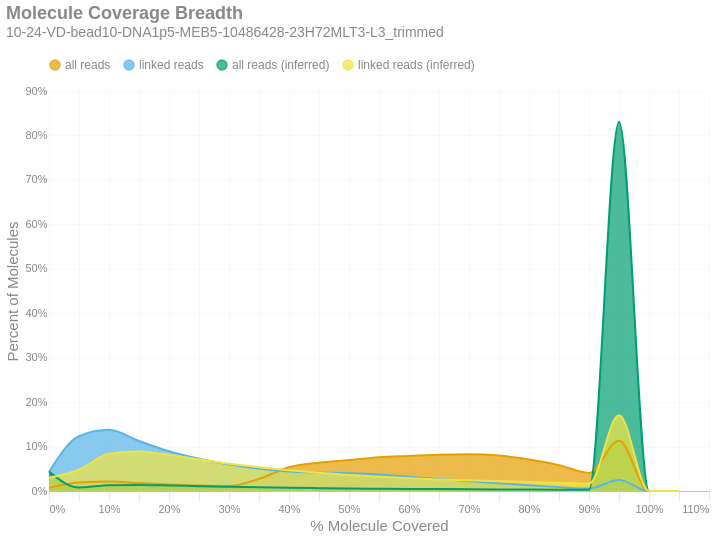

The code cell stored with this chart in its notebook:
### Markdown cell above
### Molecule Read Coverage
This chart shows molecule coverage breadth as computed by the number of bases aligned to that molecule. In other words, "*how much of each unique long molecule is actually sequenced/aligned?*" Keep in mind there is a distinction between sequences and alignments, since some sequences belonging to a particular molecule may not align well and wouldn't appear in the alignment data. This chart also shows molecule coverage breadth as computed by the *inferred fragment* from which the aligned sequences originate. Unlike read coverage, this calculation takes into account the total insert size, including unsequenced gaps between the forward and reverse reads.

### Code cell
if SKIPLR:
    print_html(f"Skipped")
else:
    binned_df = consolidated_hist(valids['coverage_bp'], mask, 0.05, True)
    binned_df_inf = consolidated_hist(valids['coverage_inserts'], mask, 0.05, True)
    binned_df['all reads (inferred)'] = binned_df_inf['all reads']
    binned_df['linked reads (inferred)'] = binned_df_inf['linked reads']
    with SafeRender(binned_df):
        (
            density_plot(binned_df, 'Molecule Coverage Breadth', samplename, 'molcov', ['all reads (inferred)','linked reads (inferred)'])
            .encode(
                x=alt.X('bin:Q', title="% Molecule Covered").axis(format = '%'),
                y=alt.Y('value:Q', title='Percent of Molecules')
                    .axis(format='%')
                    .stack(False),
                color=alt.Color("key:N").scale(domain = ["all reads", "linked reads", "all reads (inferred)", "linked reads (inferred)"]),
                tooltip = [
                    alt.Tooltip("key:N", title = "Data Type"),
                    alt.Tooltip("range_label:N", title="% Molecule Covered"),
                    alt.Tooltip("value:Q", format = ".2%", title="% Molecules")
                ]
            )
        ).display()

### Figure 1 — Vega-Lite specification as saved in the notebook (floating-point values rounded to 4 significant figures)
{"width": "container", "height": 400, "config": {"title": {"anchor": "start", "dy": -15, "fontSize": 18, "color": "#888888", "subtitleColor": "#888888", "subtitleFontSize": 14}, "arc": {"fill": "#0072B2"}, "axis": {"domainColor": "#888888", "domainWidth": 0.5, "gridWidth": 0.2, "grid": false, "titleFontWeight": 400, "titleFontSize": 15, "labelFontSize": 11, "labelColor": "#888888", "tickColor": "#888888", "tickWidth": 0.2, "titleColor": "#888888"}, "axisBand": {"grid": false}, "axisX": {"grid": true, "tickSize": 10, "domainCap": "round"}, "axisY": {"domain": false, "grid": true, "tickSize": 0, "domainCap": "round"}, "background": "transparent", "header": {"labelFontSize": 15, "labelColor": "#888888", "titleFontSize": 15, "titleFontWeight": 600, "titleColor": "#888888"}, "legend": {"labelFont": "sans-serif", "labelFontSize": 12, "labelColor": "#888888", "symbolSize": 100, "symbolType": "circle", "titleFontSize": 12, "titlePadding": 10, "titleColor": "#888888", "title": null, "orient": "top"}, "range": {"category": ["#E69F00", "#56B4E9", "#009E73", "#F0E442", "#0072B2", "#D55E00", "#CC79A7", "#000000"], "diverging": ["#cfe8f3", "#a2d4ec", "#73bfe2", "#46abdb", "#1696d2", "#12719e"]}, "area": {"fill": "#0072B2", "fillOpacity": 0.7, "line": true, "strokeOpacity": 0.7}, "line": {"color": "#0072B2", "stroke": "#0072B2", "strokeWidth": 2}, "trail": {"color": "#0072B2", "stroke": "#0072B2", "strokeWidth": 0, "size": 1}, "point": {"filled": true}, "text": {"color": "#888888", "fontSize": 11, "align": "right", "fontWeight": 400, "size": 11}, "bar": {"fill": "#0072B2", "stroke": null}, "view": {"stroke": null, "continuousWidth": 660, "continuousHeight": 400}}, "data": {"name": "data-b3c1293ea02dea0745037549de34e026"}, "mark": {"type": "area", "interpolate": "monotone"}, "encoding": {"color": {"field": "key", "scale": {"domain": ["all reads", "linked reads", "all reads (inferred)", "linked reads (inferred)"]}, "type": "nominal"}, "tooltip": [{"field": "key", "title": "Data Type", "type": "nominal"}, {"field": "range_label", "title": "% Molecule Covered", "type": "nominal"}, {"field": "value", "format": ".2%", "title": "% Molecules", "type": "quantitative"}], "x": {"axis": {"format": "%"}, "field": "bin", "title": "% Molecule Covered", "type": "quantitative"}, "y": {"axis": {"format": "%"}, "field": "value", "stack": false, "title": "Percent of Molecules", "type": "quantitative"}}, "params": [{"name": "param_c36ac31b6afebe62", "select": {"type": "point", "fields": ["key"]}, "bind": "legend"}], "title": {"text": "Molecule Coverage Breadth", "subtitle": "10-24-VD-bead10-DNA1p5-MEB5-10486428-23H72MLT3-L3_trimmed"}, "transform": [{"fold": ["all reads", "linked reads", "all reads (inferred)", "linked reads (inferred)"]}, {"filter": {"param": "param_c36ac31b6afebe62"}}], "usermeta": {"embedOptions": {"downloadFileName": "10-24-VD-bead10-DNA1p5-MEB5-10486428-23H72MLT3-L3_trimmed.molcov"}}, "$schema": "https://vega.github.io/schema/vega-lite/v6.4.1.json", "datasets": {"data-b3c1293ea02dea0745037549de34e026": [{"bin": "0.0", "interval": "0.0-0.05", "all reads": 0.007427, "linked reads": 0.04294, "range_label": "0.0-0.05", "all reads (inferred)": 0.04364, "linked reads (inferred)": 0.02988}, {"bin": "0.05", "interval": "0.05-0.1", "all reads": 0.01938, "linked reads": 0.1233, "range_label": "0.05-0.1", "all reads (inferred)": 0.007767, "linked reads (inferred)": 0.04786}, {"bin": "0.1", "interval": "0.1-0.15", "all reads": 0.02149, "linked reads": 0.1376, "range_label": "0.1-0.15", "all reads (inferred)": 0.01304, "linked reads (inferred)": 0.08358}, {"bin": "0.15", "interval": "0.15-0.2", "all reads": 0.01784, "linked reads": 0.1125, "range_label": "0.15-0.2", "all reads (inferred)": 0.01377, "linked reads (inferred)": 0.08911}, {"bin": "0.2", "interval": "0.2-0.25", "all reads": 0.0145, "linked reads": 0.08926, "range_label": "0.2-0.25", "all reads (inferred)": 0.01256, "linked reads (inferred)": 0.0815}, {"bin": "0.25", "interval": "0.25-0.3", "all reads": 0.01216, "linked reads": 0.07236, "range_label": "0.25-0.3", "all reads (inferred)": 0.01093, "linked reads (inferred)": 0.07092}, {"bin": "0.3", "interval": "0.3-0.35", "all reads": 0.01121, "linked reads": 0.05932, "range_label": "0.3-0.35", "all reads (inferred)": 0.009461, "linked reads (inferred)": 0.06132}, {"bin": "0.35", "interval": "0.35-0.4", "all reads": 0.02722, "linked reads": 0.04978, "range_label": "0.35-0.4", "all reads (inferred)": 0.008275, "linked reads (inferred)": 0.05348}, {"bin": "0.4", "interval": "0.4-0.45", "all reads": 0.05345, "linked reads": 0.04382, "range_label": "0.4-0.45", "all reads (inferred)": 0.007242, "linked reads (inferred)": 0.04671}, {"bin": "0.45", "interval": "0.45-0.5", "all reads": 0.06382, "linked reads": 0.0415, "range_label": "0.45-0.5", "all reads (inferred)": 0.006414, "linked reads (inferred)": 0.04107}, {"bin": "0.5", "interval": "0.5-0.55", "all reads": 0.0697, "linked reads": 0.04014, "range_label": "0.5-0.55", "all reads (inferred)": 0.005662, "linked reads (inferred)": 0.0361}, {"bin": "0.55", "interval": "0.55-0.6", "all reads": 0.07614, "linked reads": 0.03716, "range_label": "0.55-0.6", "all reads (inferred)": 0.005103, "linked reads (inferred)": 0.03232}, {"bin": "0.6", "interval": "0.6-0.65", "all reads": 0.07882, "linked reads": 0.03212, "range_label": "0.6-0.65", "all reads (inferred)": 0.004592, "linked reads (inferred)": 0.02878}, {"bin": "0.65", "interval": "0.65-0.7", "all reads": 0.08173, "linked reads": 0.02703, "range_label": "0.65-0.7", "all reads (inferred)": 0.004241, "linked reads (inferred)": 0.02613}, {"bin": "0.7", "interval": "0.7-0.75", "all reads": 0.08251, "linked reads": 0.02208, "range_label": "0.7-0.75", "all reads (inferred)": 0.003916, "linked reads (inferred)": 0.02392}, {"bin": "0.75", "interval": "0.75-0.8", "all reads": 0.07968, "linked reads": 0.01744, "range_label": "0.75-0.8", "all reads (inferred)": 0.003624, "linked reads (inferred)": 0.02203}, {"bin": "0.8", "interval": "0.8-0.85", "all reads": 0.0707, "linked reads": 0.01278, "range_label": "0.8-0.85", "all reads (inferred)": 0.003346, "linked reads (inferred)": 0.02027}, {"bin": "0.85", "interval": "0.85-0.9", "all reads": 0.05825, "linked reads": 0.008716, "range_label": "0.85-0.9", "all reads (inferred)": 0.003048, "linked reads (inferred)": 0.01828}, {"bin": "0.9", "interval": "0.9-0.95", "all reads": 0.04072, "linked reads": 0.005518, "range_label": "0.9-0.95", "all reads (inferred)": 0.002689, "linked reads (inferred)": 0.01607}, {"bin": "0.95", "interval": "0.95-1.0", "all reads": 0.1132, "linked reads": 0.02467, "range_label": "0.95-1.0", "all reads (inferred)": 0.8307, "linked reads (inferred)": 0.1707}, {"bin": "1.0", "interval": "1.0-1.05", "all reads": 0.0, "linked reads": 0.0, "range_label": "1.0-1.05", "all reads (inferred)": 0.0, "linked reads (inferred)": 0.0}, {"bin": "1.05", "interval": "1.05-1.1", "all reads": 0.0, "linked reads": 0.0, "range_label": "1.05-1.1", "all reads (inferred)": 0.0, "linked reads (inferred)": 0.0}]}}
